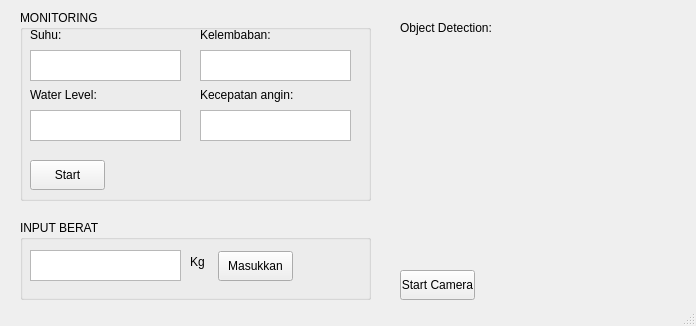
<?xml version="1.0" encoding="UTF-8"?>
<ui version="4.0">
 <class>MainWindow</class>
 <widget class="QMainWindow" name="MainWindow">
  <property name="geometry">
   <rect>
    <x>0</x>
    <y>0</y>
    <width>696</width>
    <height>326</height>
   </rect>
  </property>
  <property name="windowTitle">
   <string>MainWindow</string>
  </property>
  <widget class="QWidget" name="centralwidget">
   <widget class="QGroupBox" name="groupBox">
    <property name="geometry">
     <rect>
      <x>20</x>
      <y>10</y>
      <width>351</width>
      <height>191</height>
     </rect>
    </property>
    <property name="title">
     <string>MONITORING</string>
    </property>
    <widget class="QTextBrowser" name="textBrowser_4">
     <property name="geometry">
      <rect>
       <x>180</x>
       <y>100</y>
       <width>151</width>
       <height>31</height>
      </rect>
     </property>
    </widget>
    <widget class="QLabel" name="label">
     <property name="geometry">
      <rect>
       <x>10</x>
       <y>17</y>
       <width>51</width>
       <height>16</height>
      </rect>
     </property>
     <property name="text">
      <string>Suhu: </string>
     </property>
    </widget>
    <widget class="QLabel" name="label_4">
     <property name="geometry">
      <rect>
       <x>180</x>
       <y>77</y>
       <width>101</width>
       <height>16</height>
      </rect>
     </property>
     <property name="text">
      <string>Kecepatan angin:</string>
     </property>
    </widget>
    <widget class="QTextBrowser" name="textBrowser">
     <property name="geometry">
      <rect>
       <x>10</x>
       <y>40</y>
       <width>151</width>
       <height>31</height>
      </rect>
     </property>
    </widget>
    <widget class="QLabel" name="label_3">
     <property name="geometry">
      <rect>
       <x>10</x>
       <y>77</y>
       <width>71</width>
       <height>16</height>
      </rect>
     </property>
     <property name="text">
      <string>Water Level:</string>
     </property>
    </widget>
    <widget class="QLabel" name="label_2">
     <property name="geometry">
      <rect>
       <x>180</x>
       <y>17</y>
       <width>71</width>
       <height>16</height>
      </rect>
     </property>
     <property name="text">
      <string>Kelembaban:</string>
     </property>
    </widget>
    <widget class="QTextBrowser" name="textBrowser_2">
     <property name="geometry">
      <rect>
       <x>180</x>
       <y>40</y>
       <width>151</width>
       <height>31</height>
      </rect>
     </property>
    </widget>
    <widget class="QTextBrowser" name="textBrowser_3">
     <property name="geometry">
      <rect>
       <x>10</x>
       <y>100</y>
       <width>151</width>
       <height>31</height>
      </rect>
     </property>
    </widget>
    <widget class="QPushButton" name="pushButton_2">
     <property name="geometry">
      <rect>
       <x>10</x>
       <y>150</y>
       <width>75</width>
       <height>30</height>
      </rect>
     </property>
     <property name="text">
      <string>Start</string>
     </property>
    </widget>
   </widget>
   <widget class="QGroupBox" name="groupBox_2">
    <property name="geometry">
     <rect>
      <x>20</x>
      <y>220</y>
      <width>351</width>
      <height>80</height>
     </rect>
    </property>
    <property name="title">
     <string>INPUT BERAT</string>
    </property>
    <widget class="QLabel" name="label_5">
     <property name="geometry">
      <rect>
       <x>170</x>
       <y>32</y>
       <width>16</width>
       <height>20</height>
      </rect>
     </property>
     <property name="text">
      <string>Kg</string>
     </property>
    </widget>
    <widget class="QPushButton" name="pushButton">
     <property name="geometry">
      <rect>
       <x>198</x>
       <y>31</y>
       <width>75</width>
       <height>30</height>
      </rect>
     </property>
     <property name="text">
      <string>Masukkan</string>
     </property>
    </widget>
    <widget class="QTextEdit" name="textEdit">
     <property name="geometry">
      <rect>
       <x>10</x>
       <y>30</y>
       <width>151</width>
       <height>31</height>
      </rect>
     </property>
    </widget>
   </widget>
   <widget class="QLabel" name="label_6">
    <property name="geometry">
     <rect>
      <x>400</x>
      <y>20</y>
      <width>91</width>
      <height>16</height>
     </rect>
    </property>
    <property name="text">
     <string>Object Detection:</string>
    </property>
   </widget>
   <widget class="QPushButton" name="cameraButton">
    <property name="geometry">
     <rect>
      <x>400</x>
      <y>270</y>
      <width>75</width>
      <height>30</height>
     </rect>
    </property>
    <property name="text">
     <string>Start Camera</string>
    </property>
   </widget>
   <widget class="QLabel" name="label_7">
    <property name="geometry">
     <rect>
      <x>400</x>
      <y>40</y>
      <width>281</width>
      <height>221</height>
     </rect>
    </property>
    <property name="text">
     <string/>
    </property>
   </widget>
  </widget>
  <widget class="QStatusBar" name="statusbar"/>
 </widget>
 <resources/>
 <connections/>
</ui>
